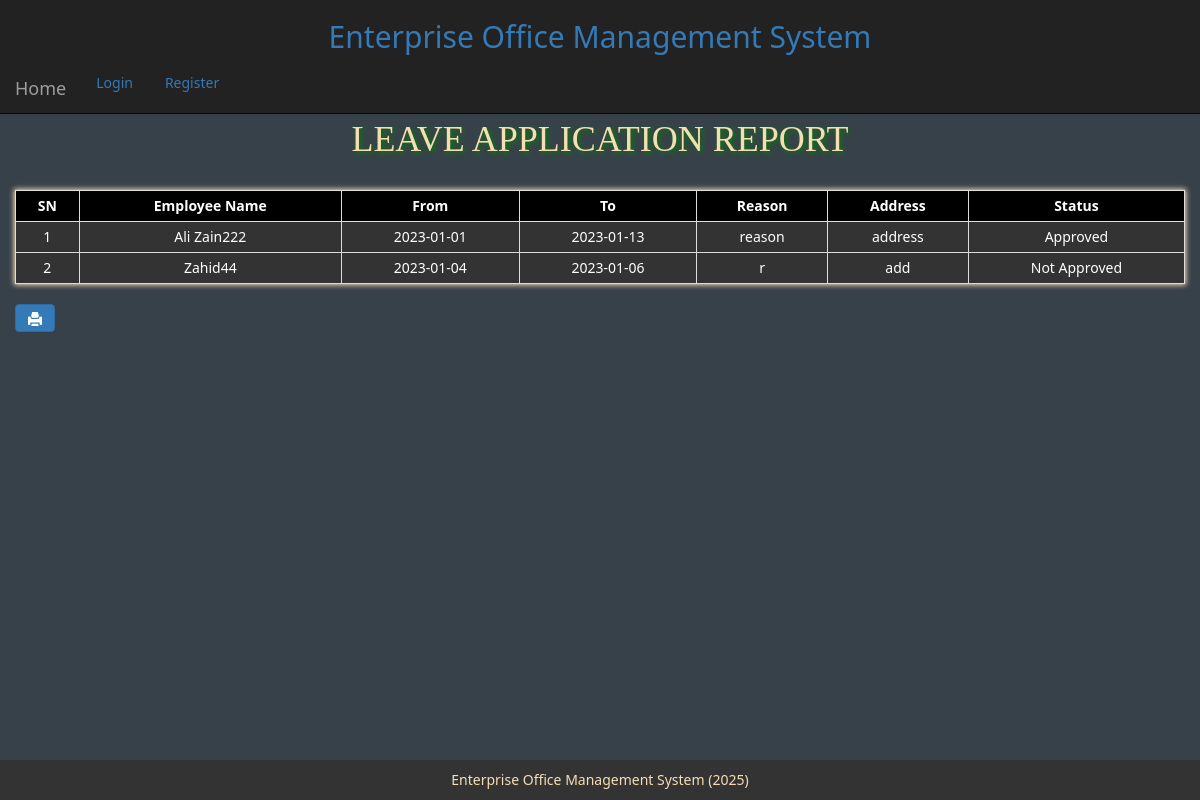
The page /leave_report.php on the database its author committed.
### tables this page shows
CREATE TABLE `leave_application` (
  `id` int(11) NOT NULL,
  `employee_id` int(11) NOT NULL,
  `date_from` varchar(100) NOT NULL,
  `date_to` varchar(100) NOT NULL,
  `reason` varchar(100) NOT NULL,
  `address` varchar(100) NOT NULL,
  `status` varchar(100) NOT NULL
);

CREATE TABLE `employee` (
  `id` int(11) NOT NULL,
  `name` varchar(50) NOT NULL,
  `email` varchar(100) NOT NULL,
  `password` varchar(50) NOT NULL,
  `location` varchar(100) NOT NULL,
  `contact` varchar(100) NOT NULL,
  `gender` varchar(100) NOT NULL,
  `picture` varchar(100) NOT NULL
);

### leave_report.php (the view)
<?php
include 'includes/header.php';
?>
<h1 class="text-center text-uppercase">Leave Application Report</h1>
<br>
<table class="table table_css table-bordered table-hover table-condensed table-responsive " style="font-size: 14px">
        <tr>
            <th>SN</th>
            <th>Employee Name</th>
            <th>From</th>
            <th>To</th>
            <th>Reason</th>
            <th>Address</th>
            <th>Status</th>
        </tr>
        <?php
        $query1="SELECT * FROM leave_application inner join employee on leave_application.employee_id= employee.id ";
                $result1= mysqli_query($mysql, $query1);
                if($result1){
                    if(mysqli_num_rows($result1)){
                        $sn=0;
                        while($row1=mysqli_fetch_array($result1)){
                            extract($row1);
                            ?>
                                <tr>
                                    <td><?php echo ++$sn; ?></td>
                                    <td><?php echo $row1['name']; ?></td>
                                    <td><?php echo $row1['date_from']; ?></td>
                                    <td><?php echo $row1['date_to']; ?></td>
                                    <td><?php echo $row1['reason']; ?></td>
                                    <td><?php echo $row1['address']; ?></td>
                                    <td><?php echo $row1['status']; ?></td>
                                  </tr>
                            <?php
                        }
                    }else{
                        echo '<tr><td colspan="21" class="text-center"><strong>No Data Found</strongx></td></tr>';
                    }
                }else{
                    alert(mysqli_error($mysql));
                }
        ?>
    </table>
<button class="btn btn-primary hidden-print" onclick="print()"><span class="glyphicon glyphicon-print"></span></button>
<?php
include 'includes/footer.php';
?>

### includes/stylesheet.css (style rules this page uses)
html { background-image: url('bg.jpg'); font-family: serif!important; }
h1, h2, h3, h4, h5 { font-family: serif; color: wheat; text-shadow: 2px 2px 5px green; }
.table_css { background: #333333; color: white; box-shadow: wheat 0px 0px 5px 1px; }
td, th { text-align: center; vertical-align: middle!important; }
th { background: black; }

### rows shown on the page
leave_application: employee.name "Ali Zain222", date_from "2023-01-01", date_to "2023-01-13", reason "reason", address "address", status "Approved"
leave_application: employee.name "Zahid44", date_from "2023-01-04", date_to "2023-01-06", reason "r", address "add", status "Not Approved"

### other values the page prints
$site_name "Enterprise Office Management System"
